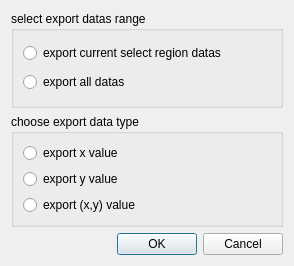
<?xml version="1.0" encoding="UTF-8"?>
<ui version="4.0">
 <class>PickCurveDataModeSetDialog</class>
 <widget class="QDialog" name="PickCurveDataModeSetDialog">
  <property name="geometry">
   <rect>
    <x>0</x>
    <y>0</y>
    <width>294</width>
    <height>266</height>
   </rect>
  </property>
  <property name="windowTitle">
   <string>Pick Curve Data Mode Set</string>
  </property>
  <layout class="QVBoxLayout" name="verticalLayout_3">
   <item>
    <widget class="QGroupBox" name="groupBox_range">
     <property name="title">
      <string>select export datas range</string>
     </property>
     <layout class="QVBoxLayout" name="verticalLayout_2">
      <item>
       <widget class="QRadioButton" name="radioButton_viewRange">
        <property name="text">
         <string>export current select region datas</string>
        </property>
       </widget>
      </item>
      <item>
       <widget class="QRadioButton" name="radioButton_allRange">
        <property name="text">
         <string>export all datas</string>
        </property>
       </widget>
      </item>
     </layout>
    </widget>
   </item>
   <item>
    <widget class="QGroupBox" name="groupBox_type">
     <property name="title">
      <string>choose export data type</string>
     </property>
     <layout class="QVBoxLayout" name="verticalLayout">
      <item>
       <widget class="QRadioButton" name="radioButton_xOnly">
        <property name="text">
         <string>export x value</string>
        </property>
       </widget>
      </item>
      <item>
       <widget class="QRadioButton" name="radioButton_yOnly">
        <property name="text">
         <string>export y value</string>
        </property>
       </widget>
      </item>
      <item>
       <widget class="QRadioButton" name="radioButton_point">
        <property name="text">
         <string>export (x,y) value</string>
        </property>
       </widget>
      </item>
     </layout>
    </widget>
   </item>
   <item>
    <widget class="QDialogButtonBox" name="buttonBox">
     <property name="orientation">
      <enum>Qt::Horizontal</enum>
     </property>
     <property name="standardButtons">
      <set>QDialogButtonBox::Cancel|QDialogButtonBox::Ok</set>
     </property>
    </widget>
   </item>
  </layout>
 </widget>
 <resources/>
 <connections>
  <connection>
   <sender>buttonBox</sender>
   <signal>rejected()</signal>
   <receiver>PickCurveDataModeSetDialog</receiver>
   <slot>reject()</slot>
   <hints>
    <hint type="sourcelabel">
     <x>284</x>
     <y>254</y>
    </hint>
    <hint type="destinationlabel">
     <x>286</x>
     <y>265</y>
    </hint>
   </hints>
  </connection>
 </connections>
</ui>
